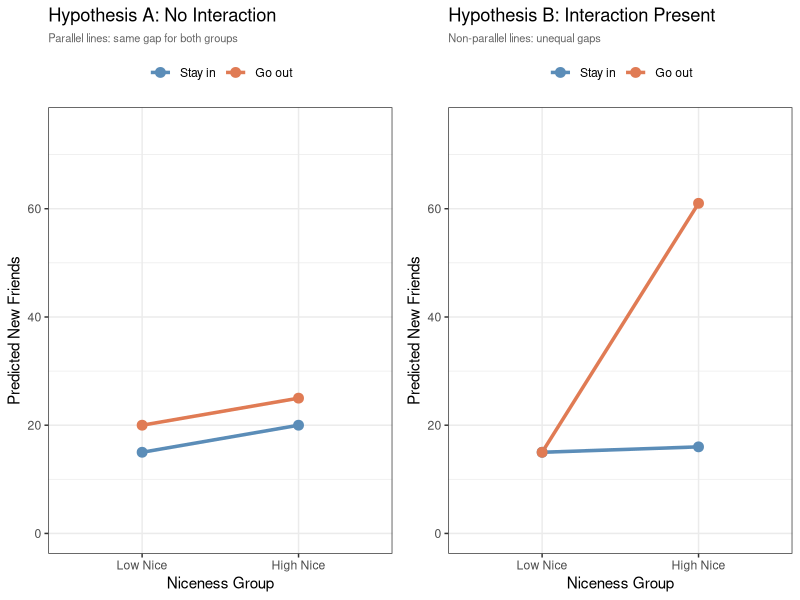
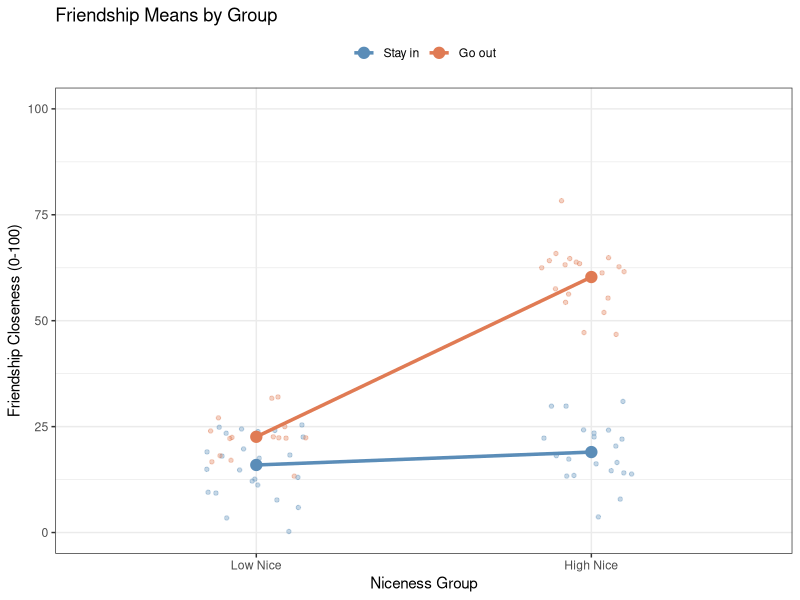
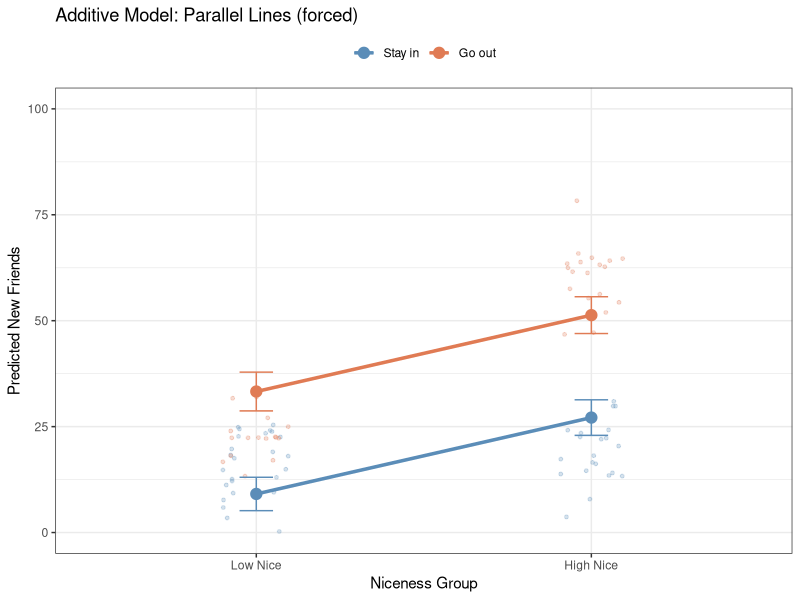
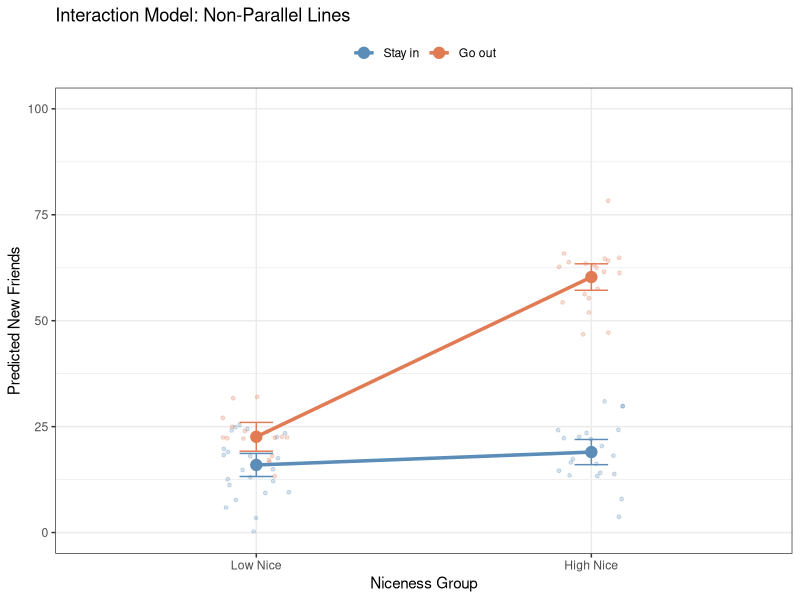
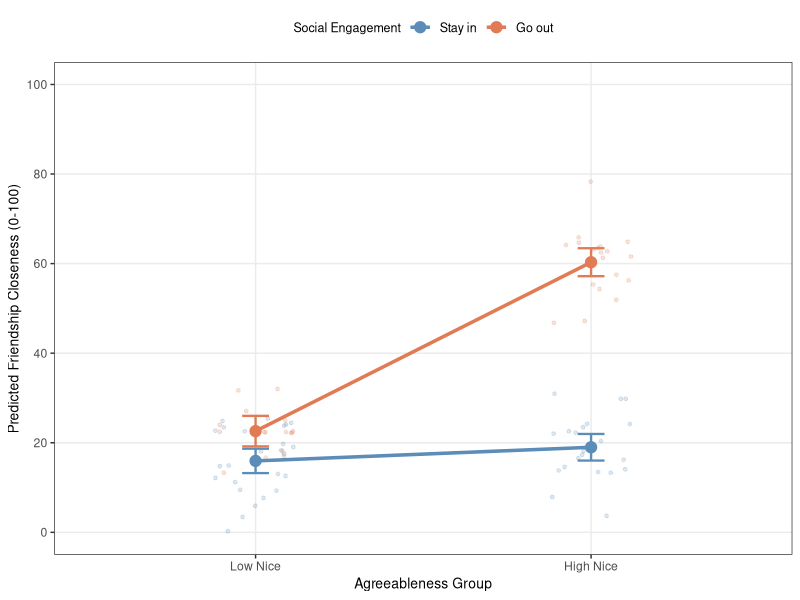

R code for these plots, in order:
## ---- chunk 1
knitr::opts_chunk$set(echo = FALSE)
knitr::opts_chunk$set(message = FALSE)
knitr::opts_chunk$set(warning = FALSE)
knitr::opts_chunk$set(fig.width = 4.5)
knitr::opts_chunk$set(fig.height = 3.5)
knitr::opts_chunk$set(fig.align = 'center')
knitr::opts_chunk$set(fig.show = "hold")
## ---- chunk 2
library(tidyverse)
library(ggplot2)
library(emmeans)
library(gridExtra)
## ---- chunk 3
## Hypothesis A: No interaction (equal gaps)
df_A <- data.frame(
  NiceGroup = rep(c("Low Nice", "High Nice"), 2),
  GoingOut  = rep(c("Stay in", "Go out"), each = 2),
  Predicted = c(15, 20, 20, 25)
)
df_A$NiceGroup <- factor(df_A$NiceGroup, levels = c("Low Nice", "High Nice"))
df_A$GoingOut  <- factor(df_A$GoingOut,  levels = c("Stay in", "Go out"))

p_A <- ggplot(df_A, aes(x = NiceGroup, y = Predicted,
                         color = GoingOut, group = GoingOut)) +
  geom_line(linewidth = 1.2) +
  geom_point(size = 3) +
  scale_color_manual(values = c("Stay in" = "#5b8db8", "Go out" = "#e07b54")) +
  scale_y_continuous(limits = c(0, 75)) +
  labs(title = "Hypothesis A: No Interaction",
       subtitle = "Parallel lines: same gap for both groups",
       x = "Niceness Group", y = "Predicted New Friends",
       color = NULL) +
  theme_bw() +
  theme(legend.position = "top",
        plot.subtitle = element_text(size = 8, color = "grey40"))

## Hypothesis B: Interaction (unequal gaps)
df_B <- data.frame(
  NiceGroup = rep(c("Low Nice", "High Nice"), 2),
  GoingOut  = rep(c("Stay in", "Go out"), each = 2),
  Predicted = c(15, 16, 15, 61)
)
df_B$NiceGroup <- factor(df_B$NiceGroup, levels = c("Low Nice", "High Nice"))
df_B$GoingOut  <- factor(df_B$GoingOut,  levels = c("Stay in", "Go out"))

p_B <- ggplot(df_B, aes(x = NiceGroup, y = Predicted,
                         color = GoingOut, group = GoingOut)) +
  geom_line(linewidth = 1.2) +
  geom_point(size = 3) +
  scale_color_manual(values = c("Stay in" = "#5b8db8", "Go out" = "#e07b54")) +
  scale_y_continuous(limits = c(0, 75)) +
  labs(title = "Hypothesis B: Interaction Present",
       subtitle = "Non-parallel lines: unequal gaps",
       x = "Niceness Group", y = "Predicted New Friends",
       color = NULL) +
  theme_bw() +
  theme(legend.position = "top",
        plot.subtitle = element_text(size = 8, color = "grey40"))

gridExtra::grid.arrange(p_A, p_B, ncol = 2)
## ---- chunk 4
set.seed(42)
n <- 200
X <- runif(n, 0, 10)
Z <- rbinom(n, 1, 0.5)
Y <- 0.05 * X + 0 * Z + 5 * X * Z + 15 + rnorm(n, sd = 7)
Friend.Data.Full <- data.frame(BeingNice = X, GoingOut = Z, NewFriends = Y)
Friend.Data.Full$GoingOut_ <- factor(Friend.Data.Full$GoingOut,
                                     levels = c(0, 1),
                                     labels = c("Stay in", "Go out"))

# Create niceness group for extremes
Friend.Data.Full$NiceGroup_ <- ifelse(Friend.Data.Full$BeingNice < 2,  "Low Nice",
                               ifelse(Friend.Data.Full$BeingNice > 8, "High Nice", NA))

# Keep only extreme groups
Friend.Data <- Friend.Data.Full %>%
  filter(!is.na(NiceGroup_)) %>%
  mutate(NiceGroup_ = factor(NiceGroup_, levels = c("Low Nice", "High Nice")))

n_low_stayin  <- sum(Friend.Data$NiceGroup_ == "Low Nice"  & Friend.Data$GoingOut_ == "Stay in")
n_low_goout   <- sum(Friend.Data$NiceGroup_ == "Low Nice"  & Friend.Data$GoingOut_ == "Go out")
n_high_stayin <- sum(Friend.Data$NiceGroup_ == "High Nice" & Friend.Data$GoingOut_ == "Stay in")
n_high_goout  <- sum(Friend.Data$NiceGroup_ == "High Nice" & Friend.Data$GoingOut_ == "Go out")
## ---- chunk 5
Friend.Data %>%
  group_by(NiceGroup_, GoingOut_) %>%
  summarise(n = n(),
            M_Friends  = round(mean(NewFriends), 2),
            SD_Friends = round(sd(NewFriends), 2),
            .groups = "drop")
## ---- chunk 6
cell_means <- Friend.Data %>%
  group_by(NiceGroup_, GoingOut_) %>%
  summarise(M = mean(NewFriends), .groups = "drop")

ggplot(Friend.Data, aes(x = NiceGroup_, y = NewFriends, color = GoingOut_)) +
  geom_jitter(width = 0.15, alpha = 0.35, size = 1.2) +
  geom_line(data = cell_means, aes(y = M, group = GoingOut_), linewidth = 1.2) +
  geom_point(data = cell_means, aes(y = M), size = 3.5) +
  scale_color_manual(values = c("Stay in" = "#5b8db8", "Go out" = "#e07b54")) +
  scale_y_continuous(limits = c(0, 100)) +
  labs(title = "Friendship Means by Group",
       x = "Niceness Group", y = "Friendship Closeness (0-100)",
       color = NULL) +
  theme_bw() +
  theme(legend.position = "top")
## ---- chunk 7
Model.1 <- lm(NewFriends ~ NiceGroup_ + GoingOut_, data = Friend.Data)
summary(Model.1)
## ---- chunk 8
R2.1 <- summary(Model.1)$r.squared
R2.2.temp <- summary(lm(NewFriends ~ NiceGroup_ * GoingOut_, data = Friend.Data))$r.squared
## ---- chunk 9
Add.Em <- emmeans(Model.1, ~ NiceGroup_ | GoingOut_)
Add.Plot <- as.data.frame(Add.Em)

ggplot(Add.Plot, aes(x = NiceGroup_, y = emmean,
                     color = GoingOut_, group = GoingOut_)) +
  geom_point(data = Friend.Data,
             aes(x = NiceGroup_, y = NewFriends, color = GoingOut_),
             alpha = 0.25, size = 1, position = position_jitter(width = 0.1)) +
  geom_line(linewidth = 1.2) +
  geom_point(size = 3.5) +
  geom_errorbar(aes(ymin = lower.CL, ymax = upper.CL), width = 0.1) +
  scale_color_manual(values = c("Stay in" = "#5b8db8", "Go out" = "#e07b54")) +
  scale_y_continuous(limits = c(0, 100)) +
  labs(title = "Additive Model: Parallel Lines (forced)",
       x = "Niceness Group", y = "Predicted New Friends",
       color = NULL) +
  theme_bw() +
  theme(legend.position = "top")
## ---- chunk 10
Model.2 <- lm(NewFriends ~ NiceGroup_ * GoingOut_, data = Friend.Data)
summary(Model.2)
## ---- chunk 11
R2.1 <- summary(Model.1)$r.squared
R2.2 <- summary(Model.2)$r.squared
aov_comp  <- anova(Model.1, Model.2)
delta_F   <- round(aov_comp$F[2], 2)
delta_df1 <- aov_comp$Df[2]
delta_df2 <- aov_comp$Res.Df[2]
delta_p   <- aov_comp$`Pr(>F)`[2]
## ---- chunk 12
knitr::kable(anova(Model.1, Model.2), digits = 3,
             caption = "Model Comparison: Additive vs. Interaction")
## ---- chunk 13
cat("Additive model R-squared:    ", round(R2.1, 3), "\n")
cat("Interaction model R-squared: ", round(R2.2, 3), "\n")
cat("Change in R-squared:         ", round(R2.2 - R2.1, 3), "\n")
## ---- chunk 14
Inter.Em <- emmeans(Model.2, ~ NiceGroup_ | GoingOut_)
Inter.Plot <- as.data.frame(Inter.Em)

ggplot(Inter.Plot, aes(x = NiceGroup_, y = emmean,
                       color = GoingOut_, group = GoingOut_)) +
  geom_point(data = Friend.Data,
             aes(x = NiceGroup_, y = NewFriends, color = GoingOut_),
             alpha = 0.25, size = 1, position = position_jitter(width = 0.1)) +
  geom_line(linewidth = 1.2) +
  geom_point(size = 3.5) +
  geom_errorbar(aes(ymin = lower.CL, ymax = upper.CL), width = 0.1) +
  scale_color_manual(values = c("Stay in" = "#5b8db8", "Go out" = "#e07b54")) +
  scale_y_continuous(limits = c(0, 100)) +
  labs(title = "Interaction Model: Non-Parallel Lines",
       x = "Niceness Group", y = "Predicted New Friends",
       color = NULL) +
  theme_bw() +
  theme(legend.position = "top")
## ---- chunk 15
summary(Model.2)
## ---- chunk 16
B0 <- round(coef(Model.2)["(Intercept)"], 2)
B1 <- round(coef(Model.2)["NiceGroup_High Nice"], 2)
B2 <- round(coef(Model.2)["GoingOut_Go out"], 2)
B3 <- round(coef(Model.2)["NiceGroup_High Nice:GoingOut_Go out"], 2)
SE3 <- round(summary(Model.2)$coefficients["NiceGroup_High Nice:GoingOut_Go out", "Std. Error"], 2)
t3  <- round(summary(Model.2)$coefficients["NiceGroup_High Nice:GoingOut_Go out", "t value"], 2)
p3  <- summary(Model.2)$coefficients["NiceGroup_High Nice:GoingOut_Go out", "Pr(>|t|)"]
## ---- chunk 17
Fit.2 <- emmeans(Model.2, ~ NiceGroup_ | GoingOut_)
pairs(Fit.2, adjust = "none") %>% summary(infer = TRUE)
## ---- chunk 18
se_out <- pairs(Fit.2, adjust = "none") %>% summary(infer = TRUE)
se_df  <- as.data.frame(se_out)
b_stayin <- round(se_df$estimate[se_df$GoingOut_ == "Stay in"], 2)
b_goout  <- round(se_df$estimate[se_df$GoingOut_ == "Go out"],  2)
p_stayin <- se_df$p.value[se_df$GoingOut_ == "Stay in"]
p_goout  <- se_df$p.value[se_df$GoingOut_ == "Go out"]
t_stayin <- round(se_df$t.ratio[se_df$GoingOut_ == "Stay in"], 2)
t_goout  <- round(se_df$t.ratio[se_df$GoingOut_ == "Go out"],  2)
se_stayin <- round(se_df$SE[se_df$GoingOut_ == "Stay in"], 2)
se_goout  <- round(se_df$SE[se_df$GoingOut_ == "Go out"],  2)
## ---- chunk 19
eff_size(Fit.2,
         sigma = sigma(Model.2),
         edf   = df.residual(Model.2),
         method = "pairwise")
## ---- chunk 20
d_out   <- eff_size(Fit.2, sigma = sigma(Model.2), edf = df.residual(Model.2))
d_df    <- as.data.frame(d_out)
d_stay  <- round(abs(d_df$effect.size[d_df$GoingOut_ == "Stay in"]), 2)
d_go    <- round(abs(d_df$effect.size[d_df$GoingOut_ == "Go out"]),  2)
## ---- chunk 21
sm2    <- summary(Model.2)$coefficients
sm1_f  <- summary(Model.1)$fstatistic
m1_F   <- round(sm1_f[1], 2)
m1_df1 <- sm1_f[2]
m1_df2 <- sm1_f[3]

cell_desc <- Friend.Data %>%
  group_by(NiceGroup_, GoingOut_) %>%
  summarise(M = round(mean(NewFriends), 1),
            SD = round(sd(NewFriends), 1), .groups = "drop")

m_ln_si  <- cell_desc$M[cell_desc$NiceGroup_ == "Low Nice"  & cell_desc$GoingOut_ == "Stay in"]
sd_ln_si <- cell_desc$SD[cell_desc$NiceGroup_ == "Low Nice"  & cell_desc$GoingOut_ == "Stay in"]
m_ln_go  <- cell_desc$M[cell_desc$NiceGroup_ == "Low Nice"  & cell_desc$GoingOut_ == "Go out"]
sd_ln_go <- cell_desc$SD[cell_desc$NiceGroup_ == "Low Nice"  & cell_desc$GoingOut_ == "Go out"]
m_hn_si  <- cell_desc$M[cell_desc$NiceGroup_ == "High Nice" & cell_desc$GoingOut_ == "Stay in"]
sd_hn_si <- cell_desc$SD[cell_desc$NiceGroup_ == "High Nice" & cell_desc$GoingOut_ == "Stay in"]
m_hn_go  <- cell_desc$M[cell_desc$NiceGroup_ == "High Nice" & cell_desc$GoingOut_ == "Go out"]
sd_hn_go <- cell_desc$SD[cell_desc$NiceGroup_ == "High Nice" & cell_desc$GoingOut_ == "Go out"]
## ---- chunk 22
# APA interaction plot: categorical × categorical
Fig.Data <- as.data.frame(emmeans(Model.2, ~ NiceGroup_ | GoingOut_))

ggplot(Fig.Data, aes(x = NiceGroup_, y = emmean,
                     color = GoingOut_, group = GoingOut_)) +
  # Raw data (faint)
  geom_point(data = Friend.Data,
             aes(x = NiceGroup_, y = NewFriends, color = GoingOut_),
             alpha = 0.20, size = 1,
             position = position_jitter(width = 0.12)) +
  # Confidence intervals
  geom_errorbar(aes(ymin = lower.CL, ymax = upper.CL),
                width = 0.08, linewidth = 0.8) +
  # Connecting lines
  geom_line(linewidth = 1.2) +
  # Cell mean points
  geom_point(size = 3.5) +
  scale_color_manual(values = c("Stay in" = "#5b8db8",
                                "Go out"  = "#e07b54"),
                     labels = c("Stay in", "Go out")) +
  scale_y_continuous(limits = c(0, 100),
                     breaks = seq(0, 100, 20)) +
  labs(x     = "Agreeableness Group",
       y     = "Predicted Friendship Closeness (0-100)",
       color = "Social Engagement") +
  theme_bw() +
  theme(legend.position   = "top",
        legend.title      = element_text(size = 9),
        legend.text       = element_text(size = 9),
        axis.title        = element_text(size = 10),
        panel.grid.minor  = element_blank())
